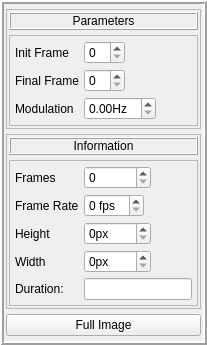
        <widget class="QFrame" name="Parameters">
         <property name="frameShape">
          <enum>QFrame::Box</enum>
         </property>
         <property name="frameShadow">
          <enum>QFrame::Raised</enum>
         </property>
         <property name="lineWidth">
          <number>2</number>
         </property>
         <layout class="QVBoxLayout" name="verticalLayout_2">
          <property name="spacing">
           <number>5</number>
          </property>
          <property name="leftMargin">
           <number>2</number>
          </property>
          <property name="topMargin">
           <number>5</number>
          </property>
          <property name="rightMargin">
           <number>2</number>
          </property>
          <property name="bottomMargin">
           <number>5</number>
          </property>
          <item>
           <widget class="QFrame" name="parms_control">
            <property name="frameShape">
             <enum>QFrame::StyledPanel</enum>
            </property>
            <property name="frameShadow">
             <enum>QFrame::Raised</enum>
            </property>
            <layout class="QVBoxLayout" name="verticalLayout_3">
             <property name="spacing">
              <number>5</number>
             </property>
             <property name="sizeConstraint">
              <enum>QLayout::SetDefaultConstraint</enum>
             </property>
             <property name="leftMargin">
              <number>2</number>
             </property>
             <property name="topMargin">
              <number>2</number>
             </property>
             <property name="rightMargin">
              <number>2</number>
             </property>
             <property name="bottomMargin">
              <number>2</number>
             </property>
             <item>
              <widget class="QLabel" name="lblParameters">
               <property name="sizePolicy">
                <sizepolicy hsizetype="Preferred" vsizetype="Fixed">
                 <horstretch>0</horstretch>
                 <verstretch>0</verstretch>
                </sizepolicy>
               </property>
               <property name="frameShape">
                <enum>QFrame::Box</enum>
               </property>
               <property name="frameShadow">
                <enum>QFrame::Raised</enum>
               </property>
               <property name="text">
                <string>Parameters</string>
               </property>
               <property name="alignment">
                <set>Qt::AlignCenter</set>
               </property>
              </widget>
             </item>
             <item>
              <widget class="QFrame" name="ctlProcess">
               <property name="frameShape">
                <enum>QFrame::StyledPanel</enum>
               </property>
               <property name="frameShadow">
                <enum>QFrame::Raised</enum>
               </property>
               <layout class="QFormLayout" name="formLayout">
                <property name="sizeConstraint">
                 <enum>QLayout::SetDefaultConstraint</enum>
                </property>
                <property name="horizontalSpacing">
                 <number>5</number>
                </property>
                <property name="verticalSpacing">
                 <number>5</number>
                </property>
                <property name="leftMargin">
                 <number>5</number>
                </property>
                <property name="topMargin">
                 <number>5</number>
                </property>
                <property name="rightMargin">
                 <number>5</number>
                </property>
                <property name="bottomMargin">
                 <number>5</number>
                </property>
                <item row="0" column="0">
                 <widget class="QLabel" name="initFrameLabel">
                  <property name="text">
                   <string>Init Frame</string>
                  </property>
                 </widget>
                </item>
                <item row="0" column="1">
                 <widget class="QSpinBox" name="initFrameSpinBox">
                  <property name="sizePolicy">
                   <sizepolicy hsizetype="Fixed" vsizetype="Fixed">
                    <horstretch>0</horstretch>
                    <verstretch>0</verstretch>
                   </sizepolicy>
                  </property>
                 </widget>
                </item>
                <item row="1" column="0">
                 <widget class="QLabel" name="finalFrameLabel">
                  <property name="text">
                   <string>Final Frame</string>
                  </property>
                 </widget>
                </item>
                <item row="1" column="1">
                 <widget class="QSpinBox" name="finalFrameSpinBox">
                  <property name="sizePolicy">
                   <sizepolicy hsizetype="Fixed" vsizetype="Fixed">
                    <horstretch>0</horstretch>
                    <verstretch>0</verstretch>
                   </sizepolicy>
                  </property>
                 </widget>
                </item>
                <item row="2" column="0">
                 <widget class="QLabel" name="modulationLabel">
                  <property name="text">
                   <string>Modulation</string>
                  </property>
                 </widget>
                </item>
                <item row="2" column="1">
                 <widget class="QDoubleSpinBox" name="modulation">
                  <property name="sizePolicy">
                   <sizepolicy hsizetype="Fixed" vsizetype="Fixed">
                    <horstretch>0</horstretch>
                    <verstretch>0</verstretch>
                   </sizepolicy>
                  </property>
                  <property name="suffix">
                   <string>Hz</string>
                  </property>
                 </widget>
                </item>
               </layout>
              </widget>
             </item>
            </layout>
           </widget>
          </item>
          <item>
           <widget class="QFrame" name="parms_info">
            <property name="frameShape">
             <enum>QFrame::StyledPanel</enum>
            </property>
            <property name="frameShadow">
             <enum>QFrame::Raised</enum>
            </property>
            <layout class="QVBoxLayout" name="verticalLayout_4">
             <property name="spacing">
              <number>5</number>
             </property>
             <property name="sizeConstraint">
              <enum>QLayout::SetDefaultConstraint</enum>
             </property>
             <property name="leftMargin">
              <number>2</number>
             </property>
             <property name="topMargin">
              <number>2</number>
             </property>
             <property name="rightMargin">
              <number>2</number>
             </property>
             <property name="bottomMargin">
              <number>2</number>
             </property>
             <item>
              <widget class="QLabel" name="lblInfo">
               <property name="sizePolicy">
                <sizepolicy hsizetype="Preferred" vsizetype="Fixed">
                 <horstretch>0</horstretch>
                 <verstretch>0</verstretch>
                </sizepolicy>
               </property>
               <property name="frameShape">
                <enum>QFrame::Box</enum>
               </property>
               <property name="frameShadow">
                <enum>QFrame::Raised</enum>
               </property>
               <property name="text">
                <string>Information</string>
               </property>
               <property name="alignment">
                <set>Qt::AlignCenter</set>
               </property>
              </widget>
             </item>
             <item>
              <widget class="QFrame" name="info_data">
               <property name="frameShape">
                <enum>QFrame::StyledPanel</enum>
               </property>
               <property name="frameShadow">
                <enum>QFrame::Raised</enum>
               </property>
               <layout class="QFormLayout" name="formLayout_2">
                <property name="horizontalSpacing">
                 <number>5</number>
                </property>
                <property name="verticalSpacing">
                 <number>5</number>
                </property>
                <property name="leftMargin">
                 <number>5</number>
                </property>
                <property name="topMargin">
                 <number>5</number>
                </property>
                <property name="rightMargin">
                 <number>5</number>
                </property>
                <property name="bottomMargin">
                 <number>5</number>
                </property>
                <item row="0" column="0">
                 <widget class="QLabel" name="framesLabel">
                  <property name="text">
                   <string>Frames</string>
                  </property>
                 </widget>
                </item>
                <item row="0" column="1">
                 <widget class="QSpinBox" name="framesSpinBox">
                  <property name="sizePolicy">
                   <sizepolicy hsizetype="Fixed" vsizetype="Fixed">
                    <horstretch>0</horstretch>
                    <verstretch>0</verstretch>
                   </sizepolicy>
                  </property>
                  <property name="maximum">
                   <number>100000</number>
                  </property>
                 </widget>
                </item>
                <item row="1" column="0">
                 <widget class="QLabel" name="frameRateLabel">
                  <property name="text">
                   <string>Frame Rate</string>
                  </property>
                 </widget>
                </item>
                <item row="1" column="1">
                 <widget class="QSpinBox" name="frameRate">
                  <property name="sizePolicy">
                   <sizepolicy hsizetype="Fixed" vsizetype="Fixed">
                    <horstretch>0</horstretch>
                    <verstretch>0</verstretch>
                   </sizepolicy>
                  </property>
                  <property name="suffix">
                   <string> fps</string>
                  </property>
                  <property name="prefix">
                   <string/>
                  </property>
                 </widget>
                </item>
                <item row="2" column="0">
                 <widget class="QLabel" name="heightLabel">
                  <property name="text">
                   <string>Height</string>
                  </property>
                 </widget>
                </item>
                <item row="2" column="1">
                 <widget class="QSpinBox" name="framesHeight">
                  <property name="sizePolicy">
                   <sizepolicy hsizetype="Fixed" vsizetype="Fixed">
                    <horstretch>0</horstretch>
                    <verstretch>0</verstretch>
                   </sizepolicy>
                  </property>
                  <property name="suffix">
                   <string>px</string>
                  </property>
                  <property name="maximum">
                   <number>4096</number>
                  </property>
                 </widget>
                </item>
                <item row="3" column="0">
                 <widget class="QLabel" name="widthLabel">
                  <property name="text">
                   <string>Width</string>
                  </property>
                 </widget>
                </item>
                <item row="3" column="1">
                 <widget class="QSpinBox" name="frameWidth">
                  <property name="sizePolicy">
                   <sizepolicy hsizetype="Fixed" vsizetype="Fixed">
                    <horstretch>0</horstretch>
                    <verstretch>0</verstretch>
                   </sizepolicy>
                  </property>
                  <property name="suffix">
                   <string>px</string>
                  </property>
                  <property name="prefix">
                   <string/>
                  </property>
                  <property name="maximum">
                   <number>2048</number>
                  </property>
                 </widget>
                </item>
                <item row="4" column="0">
                 <widget class="QLabel" name="durationLabel">
                  <property name="text">
                   <string>Duration:</string>
                  </property>
                 </widget>
                </item>
                <item row="4" column="1">
                 <widget class="QLineEdit" name="duration"/>
                </item>
               </layout>
              </widget>
             </item>
            </layout>
           </widget>
          </item>
          <item>
           <widget class="QPushButton" name="btnFullImage">
            <property name="text">
             <string>Full Image</string>
            </property>
            <property name="checkable">
             <bool>true</bool>
            </property>
           </widget>
          </item>
         </layout>
        </widget>
